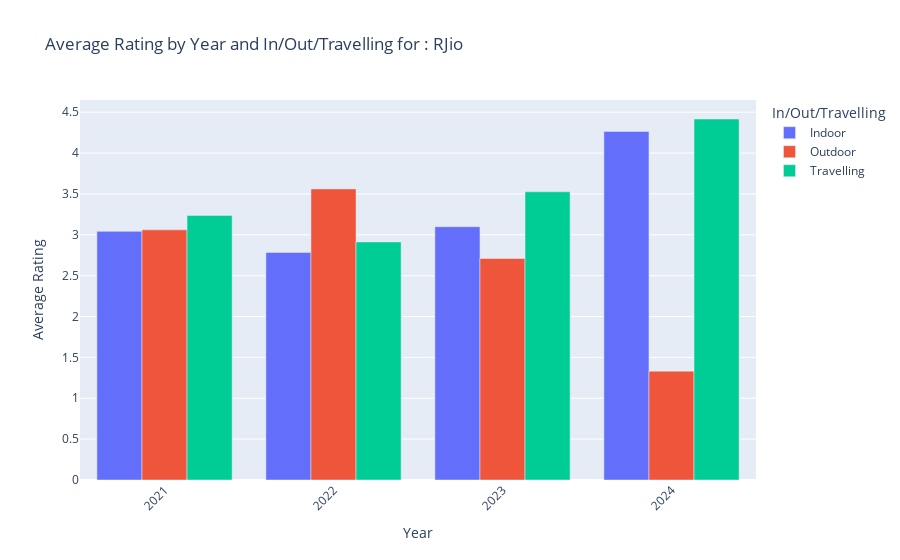
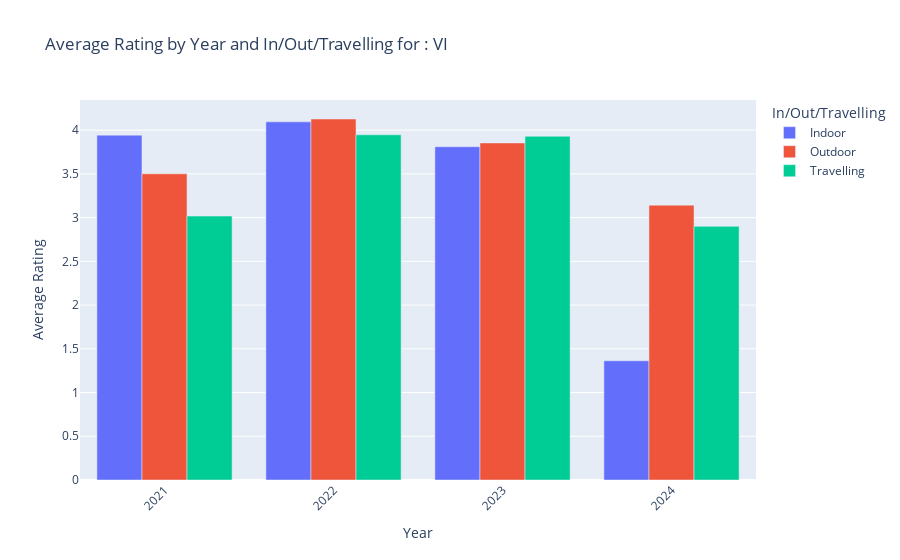

Notebook cell for these charts, in order:
### Code cell
# Loop through each unique operator
for operator in raw_df_1['operator'].unique():
    # Filter the DataFrame for the current operator
    filtered_df = raw_df_1[raw_df_1['operator'] == operator]
    
    # Group by year and inout_travelling, and calculate the mean rating
    grouped_df = filtered_df.groupby(['year', 'inout_travelling'])['rating'].mean().reset_index()
    
    # Plot the data using plotly express
    fig = px.bar(data_frame=grouped_df, x='year', y='rating', color='inout_travelling', 
                 title=f'Average Rating by Year and In/Out/Travelling for : {operator}',
                 labels={'rating': 'Average Rating', 'year': 'Year', 'inout_travelling': 'In/Out/Travelling'})
    
    # Update layout to match your desired styling
    fig.update_layout(barmode='group', xaxis_tickangle=-45, legend_title_text='In/Out/Travelling')
    
    # Show the plot
    fig.show()

### Figure 1 — Plotly figure (JSON) as saved in the notebook; plotly's stock layout.template omitted (floating-point values rounded to 4 significant figures)
{"data": [{"alignmentgroup": "True", "hovertemplate": "In/Out/Travelling=Indoor<br>Year=%{x}<br>Average Rating=%{y}<extra></extra>", "legendgroup": "Indoor", "marker": {"color": "#636efa", "pattern": {"shape": ""}}, "name": "Indoor", "offsetgroup": "Indoor", "orientation": "v", "showlegend": true, "textposition": "auto", "type": "bar", "x": [2021, 2022, 2023, 2024], "xaxis": "x", "y": [3.042, 2.785, 3.099, 4.265], "yaxis": "y"}, {"alignmentgroup": "True", "hovertemplate": "In/Out/Travelling=Outdoor<br>Year=%{x}<br>Average Rating=%{y}<extra></extra>", "legendgroup": "Outdoor", "marker": {"color": "#EF553B", "pattern": {"shape": ""}}, "name": "Outdoor", "offsetgroup": "Outdoor", "orientation": "v", "showlegend": true, "textposition": "auto", "type": "bar", "x": [2021, 2022, 2023, 2024], "xaxis": "x", "y": [3.06, 3.562, 2.711, 1.332], "yaxis": "y"}, {"alignmentgroup": "True", "hovertemplate": "In/Out/Travelling=Travelling<br>Year=%{x}<br>Average Rating=%{y}<extra></extra>", "legendgroup": "Travelling", "marker": {"color": "#00cc96", "pattern": {"shape": ""}}, "name": "Travelling", "offsetgroup": "Travelling", "orientation": "v", "showlegend": true, "textposition": "auto", "type": "bar", "x": [2021, 2022, 2023, 2024], "xaxis": "x", "y": [3.237, 2.913, 3.526, 4.417], "yaxis": "y"}], "layout": {"barmode": "group", "legend": {"title": {"text": "In/Out/Travelling"}, "tracegroupgap": 0}, "title": {"text": "Average Rating by Year and In/Out/Travelling for : RJio"}, "xaxis": {"anchor": "y", "domain": [0, 1], "tickangle": -45, "title": {"text": "Year"}}, "yaxis": {"anchor": "x", "domain": [0, 1], "title": {"text": "Average Rating"}}}}

### Figure 2 — Plotly figure (JSON) as saved in the notebook; plotly's stock layout.template omitted (floating-point values rounded to 4 significant figures)
{"data": [{"alignmentgroup": "True", "hovertemplate": "In/Out/Travelling=Indoor<br>Year=%{x}<br>Average Rating=%{y}<extra></extra>", "legendgroup": "Indoor", "marker": {"color": "#636efa", "pattern": {"shape": ""}}, "name": "Indoor", "offsetgroup": "Indoor", "orientation": "v", "showlegend": true, "textposition": "auto", "type": "bar", "x": [2021, 2022, 2023, 2024], "xaxis": "x", "y": [3.943, 4.095, 3.811, 1.364], "yaxis": "y"}, {"alignmentgroup": "True", "hovertemplate": "In/Out/Travelling=Outdoor<br>Year=%{x}<br>Average Rating=%{y}<extra></extra>", "legendgroup": "Outdoor", "marker": {"color": "#EF553B", "pattern": {"shape": ""}}, "name": "Outdoor", "offsetgroup": "Outdoor", "orientation": "v", "showlegend": true, "textposition": "auto", "type": "bar", "x": [2021, 2022, 2023, 2024], "xaxis": "x", "y": [3.501, 4.128, 3.854, 3.143], "yaxis": "y"}, {"alignmentgroup": "True", "hovertemplate": "In/Out/Travelling=Travelling<br>Year=%{x}<br>Average Rating=%{y}<extra></extra>", "legendgroup": "Travelling", "marker": {"color": "#00cc96", "pattern": {"shape": ""}}, "name": "Travelling", "offsetgroup": "Travelling", "orientation": "v", "showlegend": true, "textposition": "auto", "type": "bar", "x": [2021, 2022, 2023, 2024], "xaxis": "x", "y": [3.018, 3.947, 3.93, 2.9], "yaxis": "y"}], "layout": {"barmode": "group", "legend": {"title": {"text": "In/Out/Travelling"}, "tracegroupgap": 0}, "title": {"text": "Average Rating by Year and In/Out/Travelling for : VI"}, "xaxis": {"anchor": "y", "domain": [0, 1], "tickangle": -45, "title": {"text": "Year"}}, "yaxis": {"anchor": "x", "domain": [0, 1], "title": {"text": "Average Rating"}}}}
